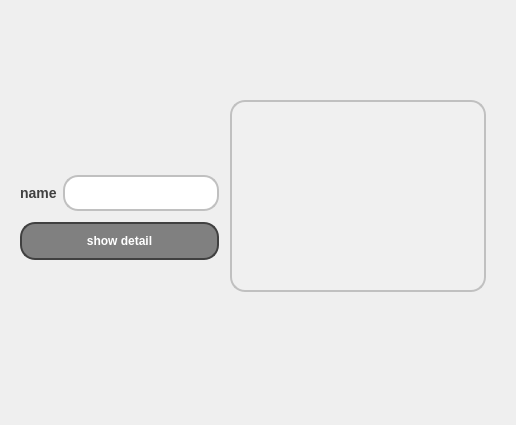
<?xml version="1.0" encoding="UTF-8"?>
<ui version="4.0">
 <class>show_detail</class>
 <widget class="QDialog" name="show_detail">
  <property name="geometry">
   <rect>
    <x>0</x>
    <y>0</y>
    <width>516</width>
    <height>425</height>
   </rect>
  </property>
  <property name="windowTitle">
   <string>Dialog</string>
  </property>
  <widget class="QTextBrowser" name="textBrowser">
   <property name="geometry">
    <rect>
     <x>230</x>
     <y>100</y>
     <width>256</width>
     <height>192</height>
    </rect>
   </property>
   <property name="styleSheet">
    <string notr="true">QTextBrowser {
    background-color: #F0F0F0; /* Background color */
    border: 2px solid #C0C0C0; /* Border color */
    border-radius: 15px; /* Curved corners */
    color: #404040; /* Text color */
    padding: 10px; /* Padding for content */
    box-shadow: 2px 2px 5px rgba(0, 0, 0, 0.5); /* Shadow effect */
    font-weight: bold; /* Set font to bold */
}

QTextBrowser::hover {
    border: 2px solid #A0A0A0; /* Darker border on hover */
}

QTextBrowser::focus {
    border: 2px solid #606060; /* Even darker border when focused */
}
</string>
   </property>
  </widget>
  <widget class="QWidget" name="layoutWidget">
   <property name="geometry">
    <rect>
     <x>20</x>
     <y>170</y>
     <width>199</width>
     <height>97</height>
    </rect>
   </property>
   <layout class="QVBoxLayout" name="verticalLayout">
    <item>
     <layout class="QHBoxLayout" name="horizontalLayout">
      <item>
       <widget class="QLabel" name="label">
        <property name="styleSheet">
         <string notr="true">QLabel {
    color: #404040; /* Text color */
    font-family: &quot;Arial&quot;, sans-serif; /* Replace with your preferred font family */
    font-size: 14px; /* Font size */
    font-weight: bold; /* Bold text */
}
</string>
        </property>
        <property name="text">
         <string>name</string>
        </property>
       </widget>
      </item>
      <item>
       <widget class="QLineEdit" name="lineEdit_name_to_show_details">
        <property name="styleSheet">
         <string notr="true">QLineEdit {
    background-color: #FFFFFF; /* Default background color */
    border: 2px solid #C0C0C0; /* Border color */
    border-radius: 15px; /* Curved corners */
    color: #404040; /* Text color */
    padding: 8px; /* Padding for content */
    box-shadow: 2px 2px 5px rgba(0, 0, 0, 0.5); /* Shadow effect */
    font-weight: bold; /* Set font to bold */
}

QLineEdit:hover {
    background-color: #F0F0F0; /* Lighter background color on hover */
    border: 2px solid #A0A0A0; /* Darker border on hover */
}

QLineEdit:focus {
    border: 2px solid #606060; /* Even darker border when focused */
}
</string>
        </property>
       </widget>
      </item>
     </layout>
    </item>
    <item>
     <widget class="QPushButton" name="pushButton_show_details">
      <property name="styleSheet">
       <string notr="true">QPushButton {
    background-color: #808080; /* Default button color (gray) */
    border: 2px solid #404040; /* Border color darker than the button color */
    border-radius: 15px; /* Curved corners */
    color: white; /* Text color */
    padding: 10px 20px; /* Padding for content */
    box-shadow: 2px 2px 5px rgba(0, 0, 0, 0.5); /* Shadow effect */
    font-weight: bold; /* Set font to bold */
}

QPushButton:hover {
    background-color: #404040; /* Darker color on hover */
}

QPushButton:pressed {
    background-color: #202020; /* Even darker color on click */
    box-shadow: 1px 1px 2px rgba(0, 0, 0, 0.5); /* Adjusted shadow on click */
}
</string>
      </property>
      <property name="text">
       <string>show detail</string>
      </property>
     </widget>
    </item>
   </layout>
  </widget>
 </widget>
 <resources/>
 <connections/>
</ui>
